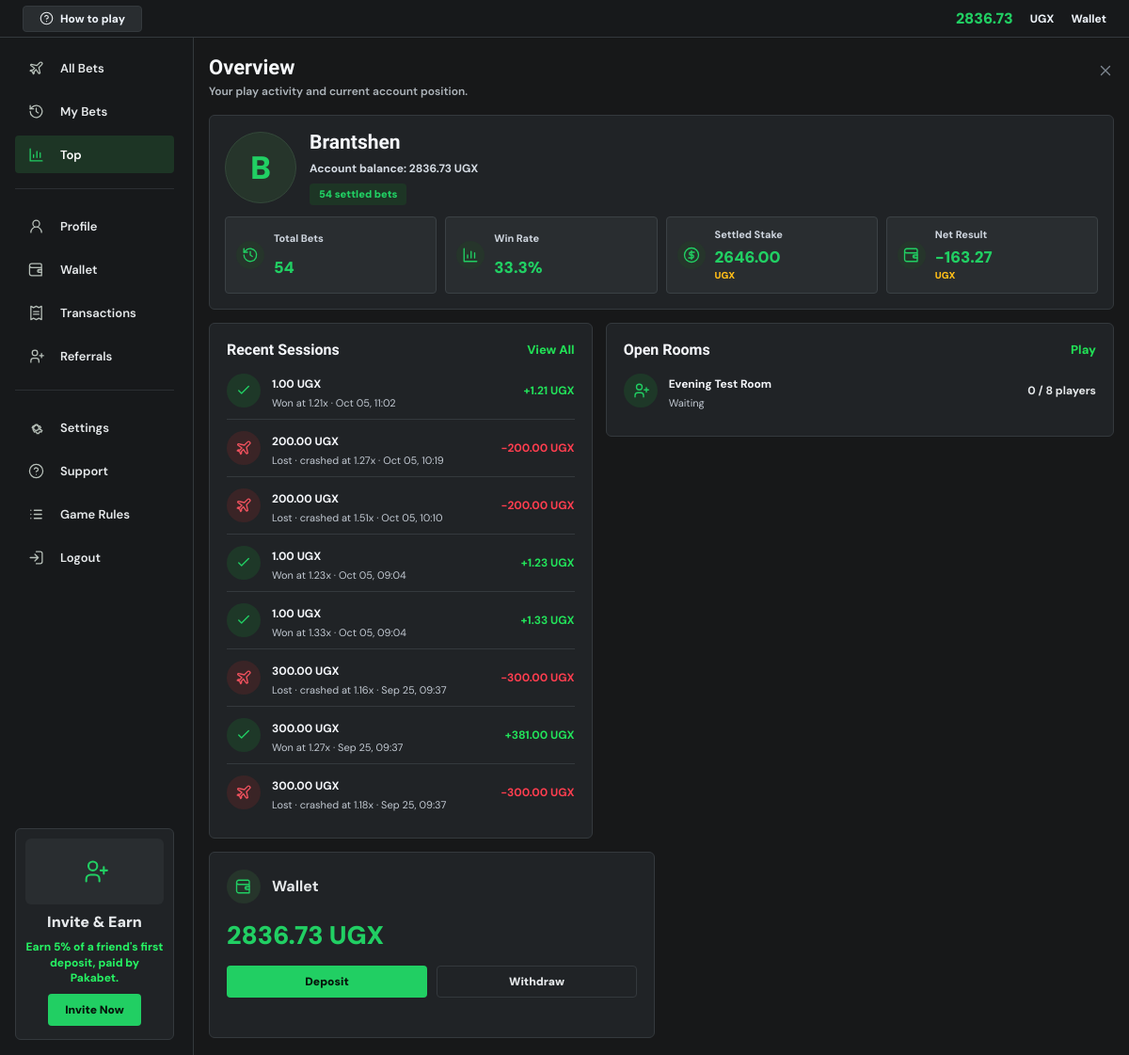
The app's page /dashboard/ (signed in), older data.
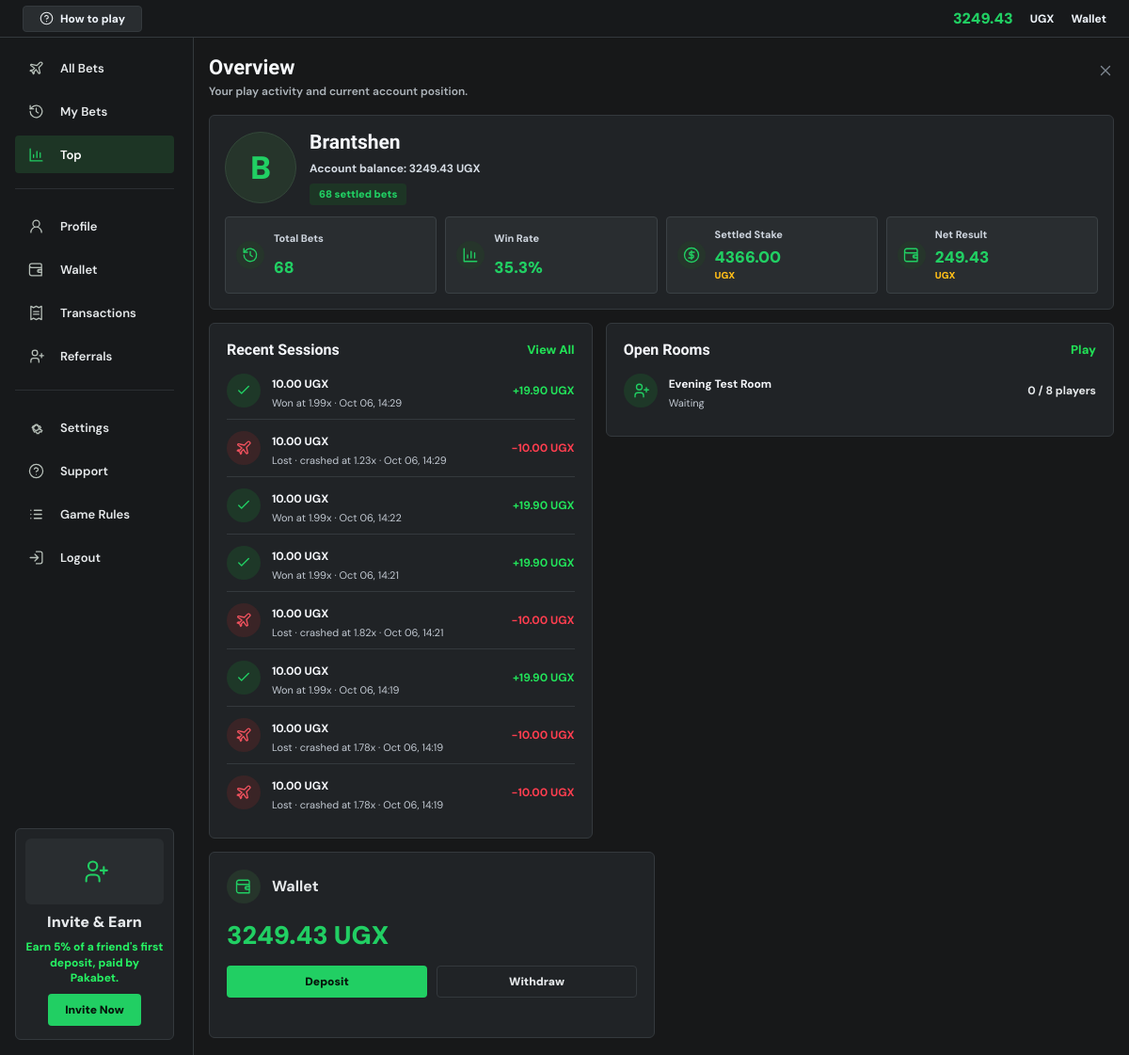
The same page, newer data.
### core/models.py (models this page shows, shortened)
class Profile(models.Model):
    user = models.OneToOneField(User, on_delete=models.CASCADE)
    referral_code = models.UUIDField(default=uuid.uuid4, unique=True, editable=False)
    client_seed = models.CharField(max_length=128, default=generate_client_seed)
    balance = models.DecimalField(max_digits=12, decimal_places=2, default=1000)
    currency = models.CharField(max_length=3, default='UGX')
    phone_number = models.CharField(max_length=20, blank=True)
    daily_deposit_limit = models.DecimalField(max_digits=12, decimal_places=2, default=300000)
    daily_loss_limit = models.DecimalField(max_digits=12, decimal_places=2, default=200000)
    created_at = models.DateTimeField(auto_now_add=True)

class GameSession(models.Model):
    user = models.ForeignKey(User, on_delete=models.CASCADE)
    round = models.ForeignKey(GameRound, on_delete=models.SET_NULL, null=True, blank=True, related_name='bets')
    stake = models.DecimalField(max_digits=8, decimal_places=2)
    crash_point = models.DecimalField(max_digits=8, decimal_places=2)
    auto_cashout_at = models.DecimalField(max_digits=8, decimal_places=2, null=True, blank=True)
    bet_request_id = models.CharField(max_length=32, blank=True)
    cashed_out_at = models.DecimalField(max_digits=8, decimal_places=2, null=True, blank=True)
    won_amount = models.DecimalField(max_digits=10, decimal_places=2, default=0)
    created_at = models.DateTimeField(default=timezone.now)
    class Meta:
        indexes = [
            models.Index(fields=['round', '-stake']),
            models.Index(fields=['round', '-won_amount']),
            models.Index(fields=['round', 'user']),
            models.Index(fields=['round', 'cashed_out_at', 'auto_cashout_at']),
        ]
        constraints = [
            models.UniqueConstraint(
                fields=['user', 'bet_request_id'],
                condition=~models.Q(bet_request_id=''),
                name='unique_user_bet_request',
            ),
        ]
    @property
    def is_winner(self):
        return self.cashed_out_at is not None and self.cashed_out_at < self.crash_point

class GameRound(models.Model):
    STATUS_CHOICES = [
        ('betting', 'Betting'),
        ('flying', 'Flying'),
        ('crashed', 'Crashed'),
        ('void', 'Void'),
    ]
    public_id = models.CharField(max_length=24, unique=True, db_index=True)
    created_by = models.ForeignKey(
        User,
        on_delete=models.SET_NULL,
        null=True,
        blank=True,
        related_name='created_game_rounds',
    )
    server_seed_hash = models.CharField(max_length=64)
    server_seed_private = models.CharField(max_length=128, blank=True)
    server_seed = models.CharField(max_length=128, blank=True)
    client_seed = models.CharField(max_length=128)
    crash_point = models.DecimalField(max_digits=8, decimal_places=2)
    house_edge = models.DecimalField(max_digits=5, decimal_places=4, default=Decimal('0.0100'))
    status = models.CharField(max_length=10, choices=STATUS_CHOICES, default='flying')
    betting_ends_at = models.DateTimeField(null=True, blank=True)
    bet_count = models.PositiveIntegerField(default=0)
    winning_bet_count = models.PositiveIntegerField(default=0)
    started_at = models.DateTimeField(default=timezone.now)
    crashed_at = models.DateTimeField(null=True, blank=True)
    revealed_at = models.DateTimeField(null=True, blank=True)
    class Meta:
        ordering = ['-started_at']
        indexes = [
            models.Index(fields=['-started_at']),
            models.Index(fields=['status', '-started_at']),
        ]

class Room(models.Model):
    STATUS_CHOICES = [
        ('waiting', 'Waiting'),
        ('running', 'Running'),
        ('ended', 'Ended'),
    ]
    code = models.CharField(max_length=8, unique=True, editable=False)
    name = models.CharField(max_length=100)
    host = models.ForeignKey(User, on_delete=models.CASCADE, related_name='hosted_rooms')
    status = models.CharField(max_length=10, choices=STATUS_CHOICES, default='waiting')
    crash_point = models.DecimalField(max_digits=5, decimal_places=2, null=True, blank=True)
    created_at = models.DateTimeField(auto_now_add=True)
    started_at = models.DateTimeField(null=True, blank=True)
    ended_at = models.DateTimeField(null=True, blank=True)
    max_players = models.PositiveSmallIntegerField(default=8)
    class Meta:
        ordering = ['-created_at']

### core/views.py (the view)
# urls.py: path('dashboard/', views.dashboard, name='dashboard'),
@login_required
def dashboard(request):
    profile = get_object_or_404(Profile, user=request.user)
    player_sessions = GameSession.objects.filter(user=request.user).select_related('round')
    sessions = player_sessions.order_by('-created_at')[:8]
    settled_filter = Q(cashed_out_at__isnull=False) | Q(round__status__in=['crashed', 'void'])
    settled_stats = player_sessions.aggregate(
        settled_count=Count('id', filter=settled_filter),
        win_count=Count('id', filter=Q(cashed_out_at__lt=F('crash_point'))),
        total_staked=Sum('stake', filter=settled_filter),
        total_returned=Sum('won_amount', filter=settled_filter),
    )
    settled_count = settled_stats['settled_count'] or 0
    total_staked = settled_stats['total_staked'] or Decimal('0.00')
    total_returned = settled_stats['total_returned'] or Decimal('0.00')
    net_result = total_returned - total_staked
    win_rate = (settled_stats['win_count'] or 0) / settled_count * 100 if settled_count else 0
    rooms = Room.objects.filter(status='waiting').annotate(player_count=Count('players')).order_by('-created_at')[:4]
    form = PlayForm()
    return render(request, 'core/dashboard.html', {
        'profile': profile,
        'sessions': sessions,
        'rooms': rooms,
        'form': form,
        'total_bets': player_sessions.count(),
        'total_staked': total_staked,
        'total_returned': total_returned,
        'net_result': net_result,
        'settled_count': settled_count,
        'win_rate': win_rate,
    })

### core/security.py (called while the page is built, shortened)
def check_security_configuration():
    global _configuration_check_complete
    if _configuration_check_complete:
        return

    def __call__(self, request):
        check_security_configuration()
        response = self.get_response(request)
        return response

### core/templates/core/dashboard.html (shortened to what the changed rows need)
{% extends 'core/base.html' %}
{% block content %}
<section class="account-page account-top-page">
    <div class="account-workspace">
        {% include 'core/partials/account_topbar.html' %}
        <main class="account-main">
            <section class="account-content">
                <div class="account-title-row">
                    <div>
                        <h1>Overview</h1>
                    </div>
                </div>
                <section class="account-hero-card compact-hero">
                    <div class="wallet-identity">
                        <div>
                            <h2>{{ request.user.username }}</h2>
                            <p>Account balance: {{ profile.balance|floatformat:2 }} {{ profile.currency }}</p>
                            <span>{{ settled_count }} settled bets</span>
                        </div>
                    </div>
                    <div class="account-stat-row">
                        <article><span><svg class="ui-icon" aria-hidden="true"><use href="#icon-history"></use></svg></span><small>Total Bets</small><strong>{{ total_bets }}</strong></article>
                        <article><span><svg class="ui-icon" aria-hidden="true"><use href="#icon-chart"></use></svg></span><small>Win Rate</small><strong>{{ win_rate|floatformat:1 }}%</strong></article>
                        <article><strong><span class="account-stat-amount">{{ total_staked|floatformat:2 }}</span><em>{{ profile.currency }}</em></strong></article>
                        <article><strong class="{% if net_result >= 0 %}positive{% else %}negative{% endif %}"><span class="account-stat-amount">{{ net_result|floatformat:2 }}</span><em>{{ profile.currency }}</em></strong></article>
                    </div>
                </section>
                <div class="account-grid-2">
                    <section class="account-card account-activity-card">
                        <div class="section-heading">
                            <h2>Recent Sessions</h2>
                        </div>
                        <ul class="account-activity-list">
                            {% for session in sessions %}
                                <li>
                                    <span class="activity-icon {% if session.is_winner %}positive{% elif session.round.status == 'crashed' %}negative{% else %}neutral{% endif %}"><svg class="ui-icon" aria-hidden="true"><use href="{% if session.is_winner %}#icon-check{% elif session.round.status == 'crashed' %}#icon-plane{% else %}#icon-refresh{% endif %}"></use></svg></span>
                                    <div><strong>{{ session.stake|floatformat:2 }} {{ profile.currency }}</strong><small>{% if session.is_winner %}Won at {{ session.cashed_out_at|floatformat:2 }}x{% elif session.round.status == 'crashed' %}Lost · crashed at {{ session.round.crash_point|floatformat:2 }}x{% elif session.round.status == 'void' %}Round voided{% else %}Round in progress{% endif %} · {{ session.created_at|date:'M d, H:i' }}</small></div>
                                    <em class="{% if session.is_winner %}positive{% elif session.round.status == 'crashed' %}negative{% endif %}">{% if session.is_winner %}+{{ session.won_amount|floatformat:2 }} {{ profile.currency }}{% elif session.round.status == 'crashed' %}-{{ session.stake|floatformat:2 }} {{ profile.currency }}{% else %}Open{% endif %}</em>
                                </li>
                            {% empty %}
                                <li class="account-empty-state account-activity-empty">No bets recorded yet. Place a bet to see your results here.</li>
                            {% endfor %}
                        </ul>
                    </section>
                    <section class="account-card account-activity-card">
                        <div class="section-heading">
                            <h2>Open Rooms</h2>
                        </div>
                        <ul class="account-activity-list">
                            {% for room in rooms %}
                                <li>
                                    <span class="activity-icon positive"><svg class="ui-icon" aria-hidden="true"><use href="#icon-users"></use></svg></span>
                                    <div><strong>{{ room.name }}</strong><small>{{ room.status|title }}</small></div>
                                    <em>{{ room.player_count }} / {{ room.max_players }} players</em>
                                </li>
                            {% empty %}
                                <li class="account-empty-state account-activity-empty">No open rooms right now. Browse rooms to see scheduled games.</li>
                            {% endfor %}
                        </ul>
                    </section>
                </div>
            </section>
            <aside class="account-right-rail">
                <section class="account-card">
                    <div class="vip-head"><span><svg class="ui-icon" aria-hidden="true"><use href="#icon-wallet"></use></svg></span><strong>Wallet</strong></div>
                    <strong class="wallet-balance-large">{{ profile.balance|floatformat:2 }} {{ profile.currency }}</strong>
                    <div class="wallet-action-tabs">
                        <a href="{% url 'wallet' %}#deposit-form">Deposit</a>
                        <a href="{% url 'wallet' %}#withdraw-form">Withdraw</a>
                    </div>
                </section>
            </aside>
        </main>
    </div>
</section>
{% endblock %}

### core/templates/core/partials/account_topbar.html (shortened to what this page needs)
<header class="account-topbar">
    <a class="help-chip" href="{% url 'how_to_play' %}"><svg class="ui-icon" aria-hidden="true"><use href="#icon-help"></use></svg><span>How to play</span></a>
    <div>
        <strong data-account-balance>{{ profile.balance|floatformat:2 }}</strong>
        <span>{{ profile.currency }}</span>
        <a href="{% url 'wallet' %}">Wallet</a>
    </div>
</header>

Row changes from the older to the newer data that the page shows:
no longer on this page (row unchanged): GameSession: stake "1.00", {{ profile.currency }} "UGX", cashed_out_at "1.21", created_at "Oct 05, 11:02", won_amount "1.21", crash_point 3.79 (drawn)
no longer on this page (row unchanged): GameSession: stake "200.00", {{ profile.currency }} "UGX", round.crash_point "1.27", created_at "Oct 05, 10:19"
no longer on this page (row unchanged): GameSession: stake "200.00", {{ profile.currency }} "UGX", round.crash_point "1.51", created_at "Oct 05, 10:10"
no longer on this page (row unchanged): GameSession: stake "1.00", {{ profile.currency }} "UGX", cashed_out_at "1.23", created_at "Oct 05, 09:04", won_amount "1.23", crash_point 2.62 (drawn)
no longer on this page (row unchanged): GameSession: stake "1.00", {{ profile.currency }} "UGX", cashed_out_at "1.33", created_at "Oct 05, 09:04", won_amount "1.33", crash_point 2.62 (drawn)
no longer on this page (row unchanged): GameSession: stake "300.00", {{ profile.currency }} "UGX", round.crash_point "1.16", created_at "Sep 25, 09:37"
no longer on this page (row unchanged): GameSession: stake "300.00", {{ profile.currency }} "UGX", cashed_out_at "1.27", created_at "Sep 25, 09:37", won_amount "381.00", crash_point 2.06 (drawn)
no longer on this page (row unchanged): GameSession: stake "300.00", {{ profile.currency }} "UGX", round.crash_point "1.18", created_at "Sep 25, 09:37"
changed Profile "UGX": balance "2836.73" → "3249.43"
added GameSession: stake "10.00", {{ profile.currency }} "UGX", cashed_out_at "1.99", created_at "Oct 06, 14:29", won_amount "19.90", crash_point 26.6 (drawn)
added GameSession: stake "10.00", {{ profile.currency }} "UGX", round.crash_point "1.23", created_at "Oct 06, 14:29"
added GameSession: stake "10.00", {{ profile.currency }} "UGX", cashed_out_at "1.99", created_at "Oct 06, 14:22", won_amount "19.90", crash_point 40.97 (drawn)
added GameSession: stake "10.00", {{ profile.currency }} "UGX", cashed_out_at "1.99", created_at "Oct 06, 14:21", won_amount "19.90", crash_point 7.32 (drawn)
added GameSession: stake "10.00", {{ profile.currency }} "UGX", round.crash_point "1.82", created_at "Oct 06, 14:21"
added GameSession: stake "10.00", {{ profile.currency }} "UGX", cashed_out_at "1.99", created_at "Oct 06, 14:19", won_amount "19.90", crash_point 8.58 (drawn)
added GameSession: stake "10.00", {{ profile.currency }} "UGX", round.crash_point "1.78", created_at "Oct 06, 14:19"
added GameSession: stake "10.00", {{ profile.currency }} "UGX", round.crash_point "1.78", created_at "Oct 06, 14:19"
Text that changed along with them:
{{ settled_count }}: "54" → "68"
{{ total_bets }}: "54" → "68"
{{ win_rate|floatformat:1 }}: "33.3" → "35.3"
{{ total_staked|floatformat:2 }}: "2646.00" → "4366.00"
{{ net_result|floatformat:2 }}: "-163.27" → "249.43"
